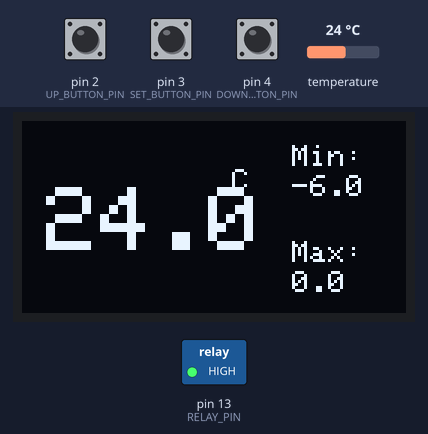
This sketch was run on a simulated Arduino Uno, built with avr-gcc and run on an emulated ATmega328P. On the bench: 128×64 one-colour display, switched loads named in the sketch (green lamp = pin HIGH). The test bench sets the inputs (shaded band); at power-on: pin 3 (SET_BUTTON_PIN) HIGH, pin 2 (UP_BUTTON_PIN) HIGH, pin 4 (DOWN_BUTTON_PIN) HIGH, temperature 24 °C. What the sketch prints to the serial monitor is not drawn.

Above: at 1.3 s.
1.4 s: pin 3 (SET_BUTTON_PIN) pulled LOW for 0.95 s
At 3.0 s:
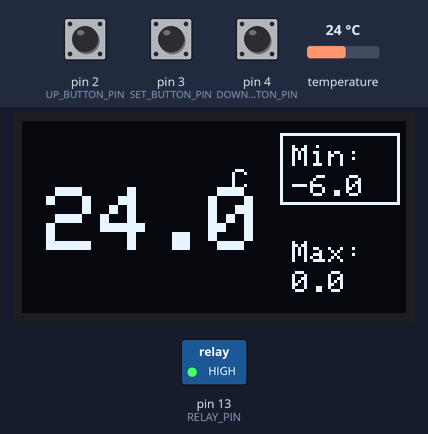
3.8 s: pin 2 (UP_BUTTON_PIN) pulled LOW for 3.2 s
At 6.8 s:
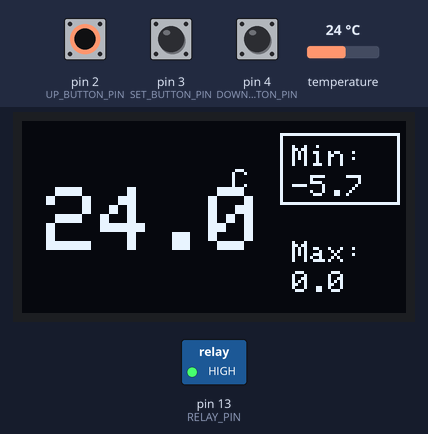
8.5 s: pin 4 (DOWN_BUTTON_PIN) pulled LOW for 3.2 s
At 12.4 s:
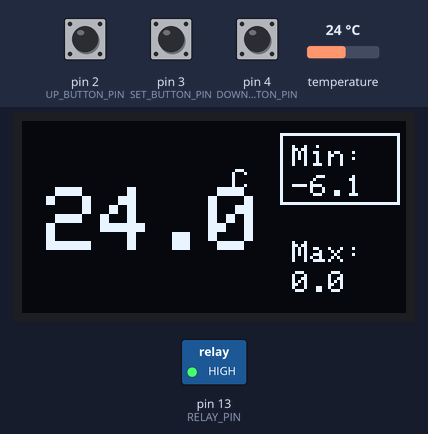
13.2 s: temperature set to 12 °C
At 14.4 s:
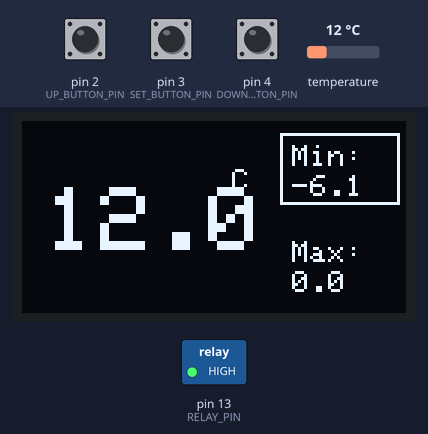
14.7 s: pin 4 (DOWN_BUTTON_PIN) pulled LOW for 0.95 s
At 15.6 s:
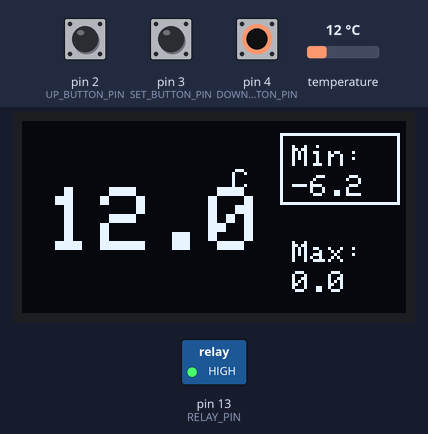
17.1 s: temperature set to 19 °C
At 18.3 s:
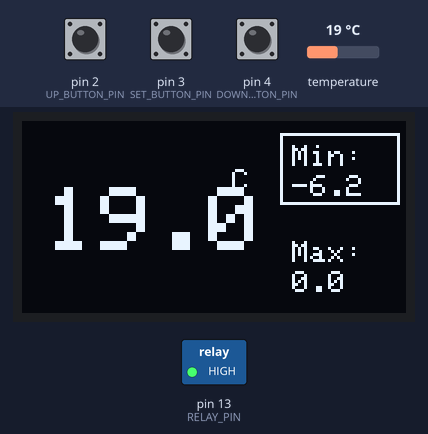
Timing chart, 0 to 19.8 s (numbered marks = the images above; inputs shaded):
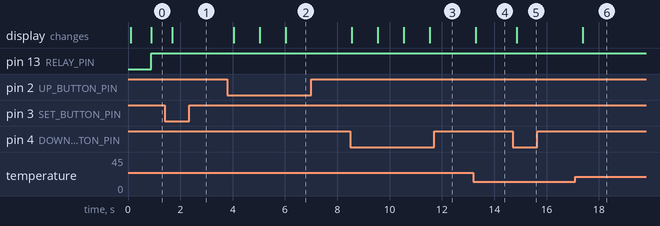

The sketch:

sketch.ino
```cpp
/*
 * Projeto: Arduino Temp Controller
 * Descrição: Controlador de temperatura utilizando Arduino, sensor de temperatura DS18B20, display OLED e módulo relé.
 * Autor: Eudivan de Melo e Silva Junior
 * Email: eudivan44@gmail.com
 * Versão: 1.0
 * Licença: MIT
 */

#include <OneWire.h>
#include <DallasTemperature.h>
#include <Adafruit_GFX.h>
#include <Adafruit_SSD1306.h>

// Defina a largura e a altura do display OLED
#define SCREEN_WIDTH 128
#define SCREEN_HEIGHT 64

// Defina o endereço I2C do display OLED (geralmente é 0x3C)
#define OLED_ADDR 0x3C

// Inicializa o display OLED
Adafruit_SSD1306 display(SCREEN_WIDTH, SCREEN_HEIGHT, &Wire, -1);

#define ONE_WIRE_BUS 11 // Pino de dados do sensor DS18B20

// Inicializa o sensor DS18B20
OneWire oneWire(ONE_WIRE_BUS);
DallasTemperature sensors(&oneWire);

// Pino do relé
#define RELAY_PIN 13

// Pinos dos botões
#define SET_BUTTON_PIN 3
#define UP_BUTTON_PIN 2
#define DOWN_BUTTON_PIN 4

float minTemp = -6.0; // Temperatura mínima
float maxTemp = 0.0;  // Temperatura máxima
float currentTemp = -127.0;

int selected = 0;

// Endereços de memória EEPROM para as temperaturas mínima e máxima
#define EEPROM_MIN_TEMP_ADDRESS 0
#define EEPROM_MAX_TEMP_ADDRESS (EEPROM_MIN_TEMP_ADDRESS + sizeof(float))

void setup() {
  Serial.begin(9600);

  // Inicializa o sensor DS18B20
  sensors.begin();
  Serial.println(sensors.getDeviceCount());

  // Configura o pino do relé como saída
  pinMode(RELAY_PIN, OUTPUT);

  // Configura os botões como entradas com pull-up interno
  pinMode(SET_BUTTON_PIN, INPUT_PULLUP);
  pinMode(UP_BUTTON_PIN, INPUT_PULLUP);
  pinMode(DOWN_BUTTON_PIN, INPUT_PULLUP);

  // Inicializa o display OLED
  if (!display.begin(SSD1306_SWITCHCAPVCC, OLED_ADDR)) {
    Serial.println(F("Falha ao alocar a memória do display OLED"));
    for (;;);
  }

  // Define a rotação do display para de cabeça para baixo
  display.setRotation(2);

  // Limpa o buffer do display
  display.clearDisplay();
  display.display();

  updateDisplay();
}

void loop() {
  // Lê a temperatura atual do sensor DS18B20
  sensors.requestTemperatures();

  if (sensors.getDeviceCount() > 0){
    float temp = 0.0;

    // Calcula a temperatura média se houver mais de um sensor
    for (int i = 0; i < sensors.getDeviceCount(); i++){
      temp += sensors.getTempCByIndex(i);
    }

    temp = temp / sensors.getDeviceCount();

    // Atualiza a temperatura atual se houver uma mudança
    if (temp != currentTemp){
      currentTemp = temp;
      // Atualiza o display OLED
      updateDisplay();
      Serial.println(temp);
    }
  }

  // Verifica se os botões foram pressionados para ajustar as temperaturas
  checkButtons();

  // Controla o compressor com base nas temperaturas configuradas
  controlCompressor();
}

// Função que verifica o estado dos botões e ajusta as temperaturas
void checkButtons() {
  // Botão SET: Seleciona qual alteração será feita
  if (digitalRead(SET_BUTTON_PIN) == LOW) {
    selected++;

    // Cicla entre as opções de ajuste
    if (selected > 2){
      selected = 0;
    }

    Serial.print("Menu changed to: ");
    Serial.print(selected);
    Serial.print("\n");

    updateDisplay();

    while(digitalRead(SET_BUTTON_PIN) == LOW)
      delay(200); // Delay de debounce
  }

  // Ajusta as temperaturas mínima e máxima com os botões UP e DOWN
  if (selected != 0){
    // Botão UP: aumenta as temperaturas mínima ou máxima
    if (digitalRead(UP_BUTTON_PIN) == LOW) {
      if (selected == 1){
        minTemp += 0.1;

        Serial.print("Min temperature changed to: ");
        Serial.print(minTemp);
        Serial.print("\n");
      }
      else if (selected == 2){
        maxTemp += 0.1;

        Serial.print("Max temperature changed to: ");
        Serial.print(maxTemp);
        Serial.print("\n");
      }

      updateDisplay();
      delay(200); // Delay de debounce
    }

    // Botão DOWN: diminui as temperaturas mínima ou máxima
    if (digitalRead(DOWN_BUTTON_PIN) == LOW) {
      if (selected == 1){
        minTemp -= 0.1;

        Serial.print("Min temperature changed to: ");
        Serial.print(minTemp);
        Serial.print("\n");
      }
      else if (selected == 2){
        maxTemp -= 0.1;

        Serial.print("Max temperature changed to: ");
        Serial.print(maxTemp);
        Serial.print("\n");
      }

      updateDisplay();
      delay(200); // Delay de debounce
    }
  }
}

// Função que controla o estado do compressor baseado nas temperaturas configuradas
void controlCompressor() {
  // Liga o compressor se a temperatura atual for maior que a máxima
  if (currentTemp >= maxTemp) {
    digitalWrite(RELAY_PIN, HIGH);
  }
  // Desliga o compressor se a temperatura atual for menor que a mínima
  else if (currentTemp <= minTemp) {
    digitalWrite(RELAY_PIN, LOW);
  }
}

// Função que atualiza o display OLED com as informações atuais
void updateDisplay() {
  display.clearDisplay();

  // Coluna 1: Temperatura atual
  display.setTextSize(3);             // Tamanho do texto grande
  display.setTextColor(SSD1306_WHITE); // Cor do texto

  if (currentTemp == -127.0){ // Caso a temperatura seja -127, indica que não há sensores
                              // conectados, logo exibirá uma mensagem de error

    display.setCursor(8, 22); // Define a posição do cursor
    display.print("NaN");
  } else {
    if (currentTemp < 0 || currentTemp >= 10)
      display.setCursor(8, 22); // Define a posição do cursor
    else
      display.setCursor(14, 22); // Define a posição do cursor

    display.print(currentTemp, 1); // Exibe a temperatura atual com uma casa decimal

    display.setTextSize(1); // Tamanho do texto normal
    display.setCursor(70, 16);
    display.print("C");
  }

  display.setTextSize(1); // Tamanho do texto normal

  // Coluna 2: Temperaturas mínima e máxima
  if (selected == 1){
    display.drawRect(86, 4, 40, 24, SSD1306_WHITE);
  }

  display.setCursor(90, 8);
  display.print("Min:");
  display.setCursor(90, 18);
  display.print(minTemp, 1);

  if (selected == 2){
    display.drawRect(86, 36, 40, 24, SSD1306_WHITE);
  }

  display.setCursor(90, 40);
  display.print("Max:");
  display.setCursor(90, 50);
  display.print(maxTemp, 1);

  display.display(); // Atualiza o display com o conteúdo desenhado
}
```

Measured:
- after the input at 1.4 s, the display: changes after 0.29 s (image 1)
- after the input at 3.8 s, the display: first changes after 0.25 s (image 2 shows a later state)
- after the input at 8.5 s, the display: first changes after 0.06 s (image 3 shows a later state)
- after the input at 13.2 s, the display: changes after 0.10 s (image 4)
- after the input at 14.7 s, the display: changes after 0.16 s (image 5)
- after the input at 17.1 s, the display: changes after 0.28 s (image 6)
